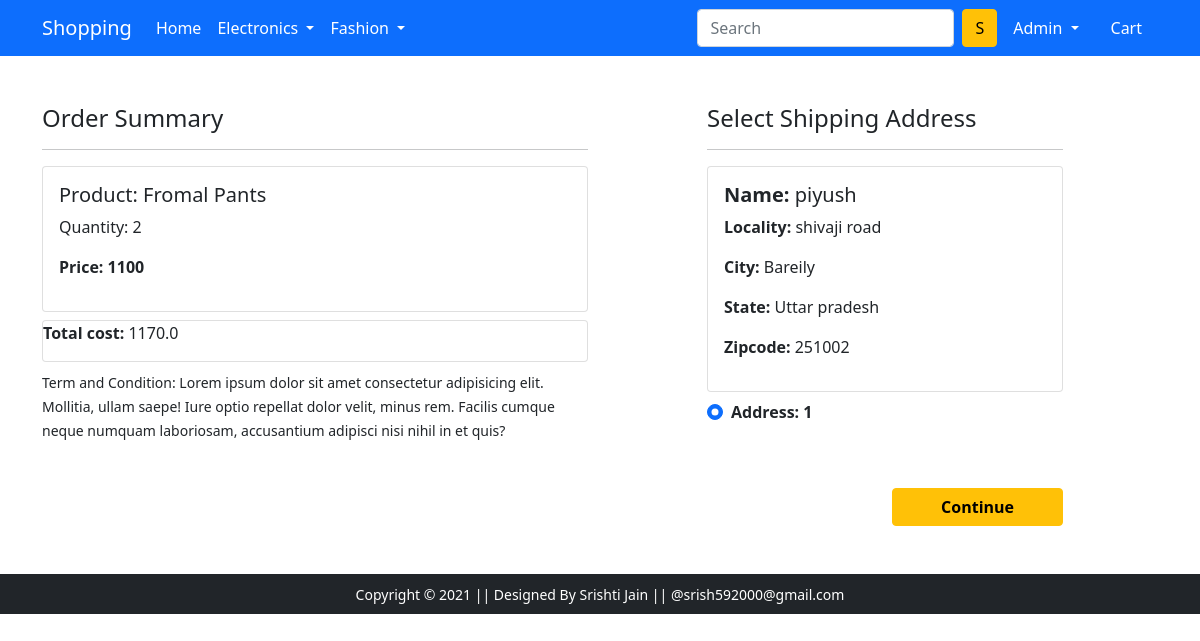
The page /checkout/ (signed in) on the database as committed earlier.
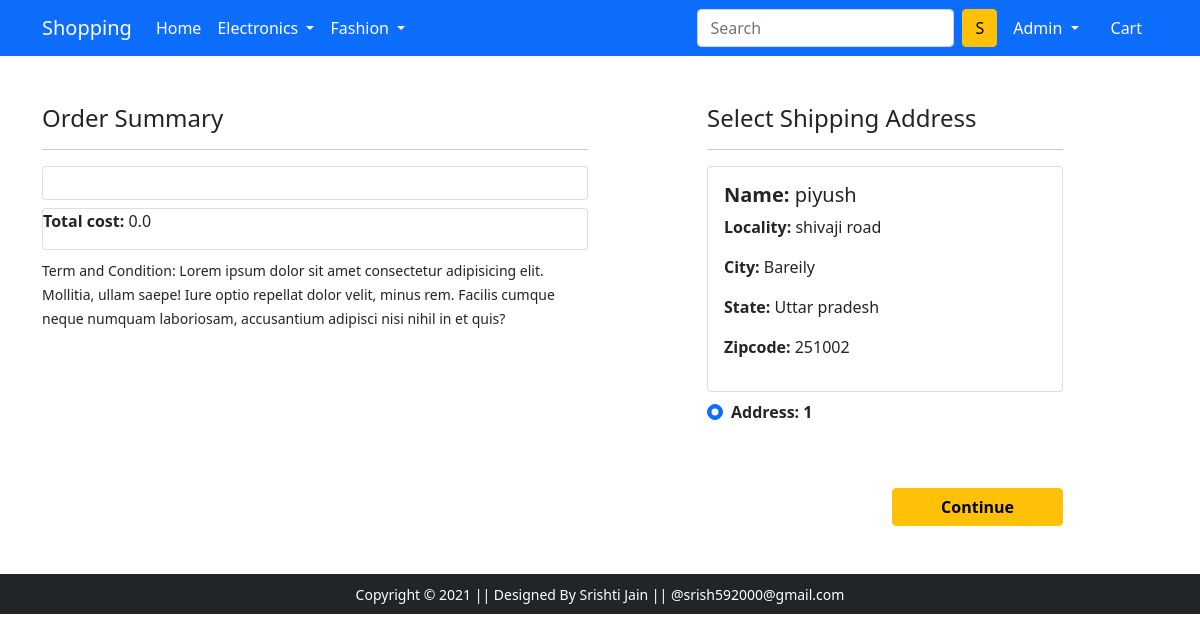
The same page on the database as committed later.
### app/models.py (models this page shows, shortened)
class Cart(models.Model):
     user = models.ForeignKey(User, on_delete=models.CASCADE)
     product = models.ForeignKey(Product, on_delete=models.CASCADE)
     quantity = models.PositiveBigIntegerField(default=1)
     @property
     def total_cost(self):
         return self.quantity * self.product.discount_price

class Product(models.Model):
    title = models.CharField(max_length=50)
    selling_price= models.IntegerField()
    discount_price= models.IntegerField()
    description = models.CharField(max_length=500)
    category = models.CharField(choices=CATEGORY_CHOICES , max_length=50)
    brand = models.CharField(max_length=100 , null=True)
    product_image = models.ImageField(null= True , blank= True , upload_to ='producting' )

class Customer(models.Model):
    user = models.ForeignKey(User, on_delete=models.CASCADE)
    name = models.CharField(max_length=200)
    locality = models.CharField(max_length=200)
    city = models.CharField(max_length=50)
    zipcode= models.IntegerField()
    state = models.CharField(choices=STATE_CHOICES , max_length=50)

### app/views.py (the view)
# urls.py: path('checkout/', views.checkout, name='checkout'),
def checkout(request):
	user = request.user
	add = Customer.objects.filter(user=user)
	cart_items = Cart.objects.filter(user=user)
	amount = 0.0
	shipping_amount = 70.0
	totalamount=0.0
	cart_product = [p for p in Cart.objects.all() if p.user == request.user]
	if cart_product:
		for p in cart_product:
			tempamount = (p.quantity * p.product.discount_price)
			amount += tempamount
		totalamount = amount+shipping_amount
	return render(request, 'app/checkout.html', {'cart_items':cart_items , 'add' : add , 'totalamount' : totalamount })

### app/templates/app/checkout.html (shortened to what this page needs)
{% extends 'app/base.html' %}
{% load static %}
{% block main-content %}
<div class="container">
 <div class="row mt-5">
  <div class="col-sm-6">
    <h4>Order Summary</h4>
    <hr>
      <div class="card mb-2">
        <div class="card-body">
          {% for c in cart_items %}
          <h5>Product: {{c.product.title}}</h5>
          <p>Quantity: {{c.quantity}}</p>
          <p class="fw-bold">Price: {{c.total_cost}}</p>
          {% endfor %}
        </div>
      </div>
      <div class="card mb-2 ">
        <p><strong>Total cost: </strong>{{totalamount}}</p>
      </div>
    <small>Term and Condition: Lorem ipsum dolor sit amet consectetur adipisicing elit. Mollitia, ullam saepe! Iure optio repellat dolor velit, minus rem. Facilis cumque neque numquam laboriosam, accusantium adipisci nisi nihil in et quis?</small>
  </div>
  <div class="col-sm-4 offset-sm-1">
    <h4>Select Shipping Address</h4>
    <hr>
    <form action="/paymentdone/">
      {% for a in add %}
      <div class="card">
        <div class="card-body">
        <h5> <strong>Name: </strong>{{a.name}}</h5>
        <p><strong>Locality: </strong>{{a.locality}}</p>
        <p><strong>City: </strong>{{a.city}}</p>
        <p><strong>State: </strong>{{a.state}}</p>
        <p><strong>Zipcode: </strong>{{a.zipcode}}</p>
        </div>
      </div>
      <div class="form-check mt-2 mb-5">
        <input class="form-check-input" type="radio" name="custid" id="custadd{{forloop.counter}}" value="{{a.id}}" checked>
        <label class="form-check-label fw-bold" for="custadd{{forloop.counter}}">
          Address: {{ forloop.counter }} </label>
      </div>
        {% endfor %}
        <div class="text-end">
          <button type="submit" class="btn btn-warning mt-3 px-5 fw-bold">Continue</button>
        </div>
      </form>
    </div>
  </div>
</div>
{% endblock main-content %}

Rows that differ between the two databases and show on the page:
removed Cart: product "Fromal Pants", quantity "2", total_cost "1100"
Other text that changed with them:
{{ totalamount }}: "1170.0" → "0.0"
